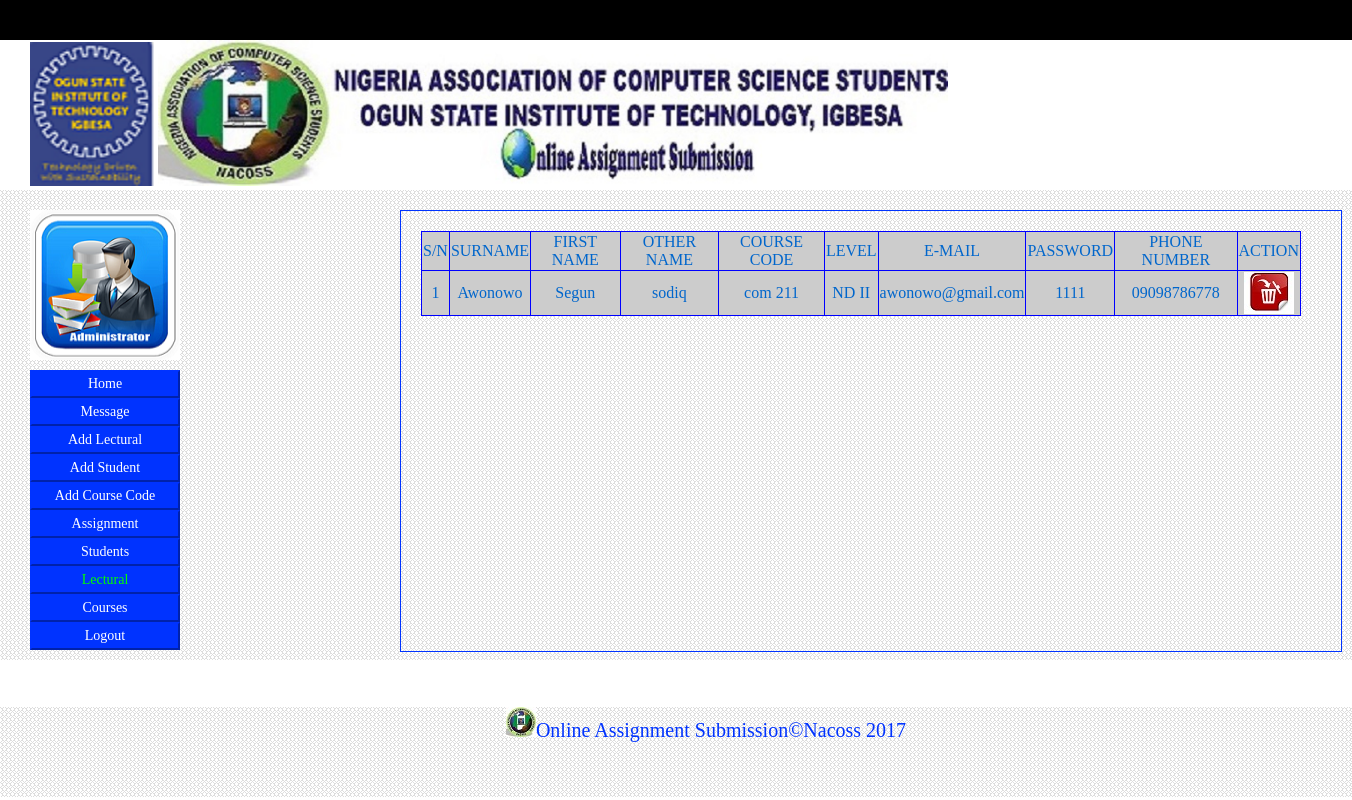
The page /alllectural.php on the database its author committed.
### tables this page shows
CREATE TABLE `lectural_reg` (
  `id` int(100) NOT NULL auto_increment,
  `firstname` varchar(30) NOT NULL,
  `surname` varchar(30) NOT NULL,
  `othername` varchar(30) NOT NULL,
  `phonenumber` varchar(30) NOT NULL,
  `coursecode` varchar(30) NOT NULL,
  `email` varchar(30) NOT NULL,
  `image` varchar(100) NOT NULL default 'image/img.png',
  `title` varchar(30) NOT NULL,
  `password` varchar(30) NOT NULL default '1111',
  `level` varchar(30) NOT NULL,
  PRIMARY KEY  (`id`),
  UNIQUE KEY `id` (`id`)
);

### alllectural.php (the view, shortened to what this page needs)
<!DOCTYPE html PUBLIC "-//W3C//DTD XHTML 1.0 Transitional//EN" "http://www.w3.org/TR/xhtml1/DTD/xhtml1-transitional.dtd">
<html xmlns="http://www.w3.org/1999/xhtml">
<head>
<link rel="stylesheet" href="index2.css" type="text/css" />
<link href="" rel="stylesheet" type="text/css" />
</head>
<body>
<?php include('header.php');?>
<div class="container">
<div class="image">
<img src="image/admin.png" width="150px" height="150px" />
</div>
<div class="calendar">
<a href="adminpage.php"> <button class=menubutton>Home</button></a> <br />
<a href="messageadmin.php"> <button class=menubutton>Message</button></a><br />
<a href="addlectural.php"> <button class=menubutton>Add Lectural</button></a><br />
<a href="addstudent.php"> <button class=menubutton>Add Student</button></a><br />
<a href="addcoursecode.php"> <button class=menubutton>Add Course Code</button></a><br />
<a href="allass.php"> <button class=menubutton>Assignment</button></a><br />
<a href="allstudent.php"> <button class=menubutton>Students</button></a><br />
<a href="alllectural.php"> <button class=menuactive>Lectural</button></a><br />
<a href="allcourse.php"> <button class=menubutton>Courses</button></a><br />
<a href="logout2.php"> <button class=menubutton>Logout</button></a><br />
</div>
<div class="allass">
<table border="1" class="table"><tr>
<td>S/N</td><td>SURNAME</td><td>FIRST NAME</td><td>OTHER NAME</td><td>COURSE CODE</td><td>LEVEL</td>
<td>E-MAIL</td><td>PASSWORD</td><td>PHONE NUMBER</td><td>ACTION</td></tr>
<?php
            $sel = "SELECT * FROM lectural_reg";
                $sel1 = mysql_query($sel) or die(mysql_error());
            $sel2 = mysql_num_rows($sel1);
            while($sel2>0){
                $f4=mysql_fetch_array($sel1);
    echo"<tr><td>".$f4['id']."</td><td>".$f4['surname']."</td><td>".$f4['firstname']."</td><td>".$f4['othername']."</td>
	<td>".$f4['coursecode']."</td><td>".$f4['level']."</td><td>".$f4['email']."</td><td>".$f4['password']."</td>
	<td>".$f4['phonenumber']."</td>
	<td><a href=deletelec.php?details=$f4[id] onclick=\"return confirm('YOU MEAN TO DELETE')\";><img src=image/decline.jpg></td></tr>";
    $sel2=$sel2-1;
            }
        ?>
</table>
</div>
<?php include('footer.php'); ?>
</body>
</html>

### index2.css (style rules this page uses)
body { padding:0px; margin:auto; }
.container { width:100%; height:470px; background-image:url(image/bg.png); background-repeat:repeat; position:absolute; top:190px; }
.calendar { position:absolute; top: 180px; left: 30px; width: 240px; height: 250px; }
.image { width:150px; height: 150px; background-color:#CCCCCC; position:absolute; left:30px; top: 20px; }
.menubutton { padding: 4px; color:#FFF; font-family:"Times New Roman", Times, serif; font-size:14px; background-color:#03F; width: 150px; border-color:#03f; }
.menuactive { padding: 4px; color:#0F0; font-family:"Times New Roman", Times, serif; font-size:14px; background-color:#03f; width: 150px; border-color:#03f; }
.allass { border:1px solid #03F; width: 900px; height:400px; border-radius:0px; position:absolute; top:20px; left:400px; padding: 20px; overflow:scroll; text-align:center; }
.table { border-collapse:collapse; width:880px; background-color:#CCC; border-color:#00F; color:#06C; text-align:center; }

### header.css (style rules this page uses)
body { background:#fff; margin:0px; padding:0px; }

### rows shown on the page
lectural_reg: id "1", surname "Awonowo", firstname "Segun", othername "sodiq", coursecode "com 211", level "ND II", email "awonowo@gmail.com", password "1111", phonenumber "09098786778"
